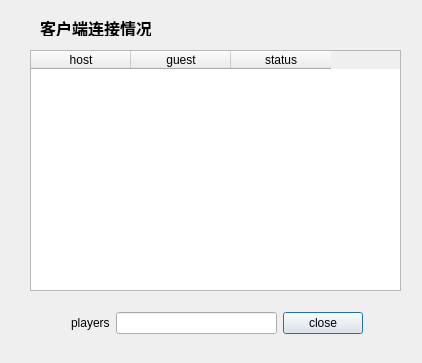
<?xml version="1.0" encoding="UTF-8"?>
<ui version="4.0">
 <class>ServerStatus</class>
 <widget class="QDialog" name="ServerStatus">
  <property name="geometry">
   <rect>
    <x>0</x>
    <y>0</y>
    <width>422</width>
    <height>363</height>
   </rect>
  </property>
  <property name="windowTitle">
   <string>服务器端后台</string>
  </property>
  <widget class="QTableWidget" name="clientStatus_server_TBW">
   <property name="geometry">
    <rect>
     <x>30</x>
     <y>50</y>
     <width>371</width>
     <height>241</height>
    </rect>
   </property>
   <column>
    <property name="text">
     <string>host</string>
    </property>
   </column>
   <column>
    <property name="text">
     <string>guest</string>
    </property>
   </column>
   <column>
    <property name="text">
     <string>status</string>
    </property>
   </column>
  </widget>
  <widget class="QWidget" name="widget" native="true">
   <property name="geometry">
    <rect>
     <x>60</x>
     <y>300</y>
     <width>314</width>
     <height>46</height>
    </rect>
   </property>
   <layout class="QHBoxLayout" name="horizontalLayout">
    <item>
     <widget class="QLabel" name="label_2">
      <property name="text">
       <string>players</string>
      </property>
     </widget>
    </item>
    <item>
     <widget class="QLineEdit" name="curConnCount_server_LE"/>
    </item>
    <item>
     <widget class="QPushButton" name="closeServer_server_BTN">
      <property name="text">
       <string>close</string>
      </property>
     </widget>
    </item>
   </layout>
  </widget>
  <widget class="QLabel" name="label">
   <property name="geometry">
    <rect>
     <x>40</x>
     <y>20</y>
     <width>111</width>
     <height>16</height>
    </rect>
   </property>
   <property name="font">
    <font>
     <family>ADMUI3Lg</family>
     <pointsize>12</pointsize>
     <weight>75</weight>
     <bold>true</bold>
    </font>
   </property>
   <property name="text">
    <string>客户端连接情况</string>
   </property>
  </widget>
 </widget>
 <layoutdefault spacing="6" margin="11"/>
 <resources/>
 <connections/>
</ui>
